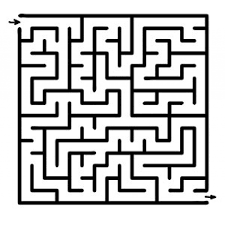
#> input picture görüntü işleme/tresh simple/labi.png, 225 x 225 px
$ python thresh.py
#> lines starting #> are read from the running program, lines starting #| are printed output that depends on the picture; after the words box and inside, x2 and y2 are one past the last pixel; in counts of white or black regions, pixels touching at a corner belong together
import cv2 as cv

image=cv.imread("labi.png",0)
#> image is the input picture: shape (225, 225); min 0, max 255, mean 198.8

ret,thresh1=cv.threshold(image,127,255,cv.THRESH_BINARY)
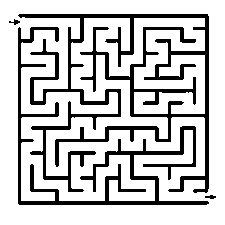
#> thresh1: shape (225, 225); 78.1% white; 4 black regions, box (x1, y1, x2, y2) and area: (18, 14, 209, 193) 7447, (18, 27, 209, 205) 3600, (9, 19, 20, 25) 30, (205, 195, 216, 199) 29
ret,thresh2=cv.threshold(image,127,255,cv.THRESH_BINARY_INV)
ret,thresh3=cv.threshold(image,127,255,cv.THRESH_TRUNC)
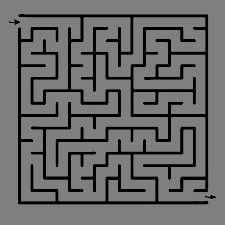
#> thresh3: shape (225, 225); min 0, max 127, mean 104.3
ret,thresh4=cv.threshold(image,127,255,cv.THRESH_TOZERO)
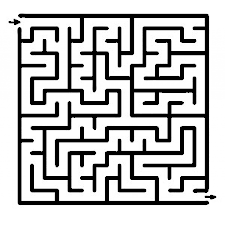
#> thresh4: shape (225, 225); min 0, max 255, mean 193.6
ret,thresh5=cv.threshold(image,127,255,cv.THRESH_TOZERO_INV)
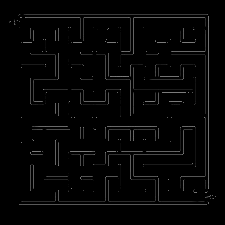
#> thresh5: shape (225, 225); min 0, max 123, mean 5.2

cv.imshow("renk",image)
cv.imshow("thresh1",thresh1)
cv.imshow("thresh2",thresh2)
cv.imshow("thresh3",thresh3)
cv.imshow("thresh4",thresh4)
cv.imshow("thresh5",thresh5)


cv.waitKey(0)
cv.destroyAllWindows()
